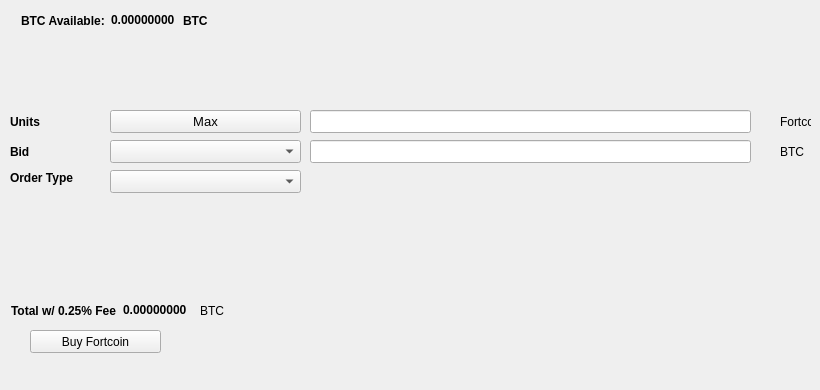
   <widget class="QWidget" name="BuyTab">
    <attribute name="title">
     <string>Buy</string>
    </attribute>
    <widget class="QPushButton" name="BuyFortcoin">
     <property name="geometry">
      <rect>
       <x>30</x>
       <y>330</y>
       <width>131</width>
       <height>23</height>
      </rect>
     </property>
     <property name="text">
      <string>Buy Fortcoin</string>
     </property>
     <property name="icon">
      <iconset resource="../Fortcoin.qrc">
       <normaloff>:/icons/bitcoin</normaloff>:/icons/bitcoin</iconset>
     </property>
    </widget>
    <widget class="QLabel" name="label_3">
     <property name="geometry">
      <rect>
       <x>10</x>
       <y>110</y>
       <width>46</width>
       <height>23</height>
      </rect>
     </property>
     <property name="font">
      <font>
       <weight>75</weight>
       <bold>true</bold>
      </font>
     </property>
     <property name="text">
      <string>Units</string>
     </property>
    </widget>
    <widget class="QLineEdit" name="UnitsInput">
     <property name="geometry">
      <rect>
       <x>310</x>
       <y>110</y>
       <width>441</width>
       <height>23</height>
      </rect>
     </property>
     <property name="font">
      <font>
       <pointsize>9</pointsize>
       <weight>75</weight>
       <bold>true</bold>
      </font>
     </property>
    </widget>
    <widget class="QLineEdit" name="BuyBidPriceEdit">
     <property name="geometry">
      <rect>
       <x>310</x>
       <y>140</y>
       <width>441</width>
       <height>23</height>
      </rect>
     </property>
     <property name="font">
      <font>
       <pointsize>9</pointsize>
       <weight>75</weight>
       <bold>true</bold>
      </font>
     </property>
    </widget>
    <widget class="QLabel" name="label_4">
     <property name="geometry">
      <rect>
       <x>780</x>
       <y>110</y>
       <width>31</width>
       <height>23</height>
      </rect>
     </property>
     <property name="text">
      <string>Fortcoin</string>
     </property>
    </widget>
    <widget class="QLabel" name="label_5">
     <property name="geometry">
      <rect>
       <x>780</x>
       <y>140</y>
       <width>31</width>
       <height>23</height>
      </rect>
     </property>
     <property name="text">
      <string>BTC</string>
     </property>
    </widget>
    <widget class="QLabel" name="label_6">
     <property name="geometry">
      <rect>
       <x>10</x>
       <y>140</y>
       <width>46</width>
       <height>23</height>
      </rect>
     </property>
     <property name="font">
      <font>
       <weight>75</weight>
       <bold>true</bold>
      </font>
     </property>
     <property name="text">
      <string>Bid</string>
     </property>
    </widget>
    <widget class="QLabel" name="label_7">
     <property name="geometry">
      <rect>
       <x>10</x>
       <y>170</y>
       <width>91</width>
       <height>16</height>
      </rect>
     </property>
     <property name="font">
      <font>
       <weight>75</weight>
       <bold>true</bold>
      </font>
     </property>
     <property name="text">
      <string>Order Type</string>
     </property>
    </widget>
    <widget class="QPushButton" name="Buy_Max_Amount">
     <property name="geometry">
      <rect>
       <x>110</x>
       <y>110</y>
       <width>191</width>
       <height>23</height>
      </rect>
     </property>
     <property name="font">
      <font>
       <pointsize>10</pointsize>
      </font>
     </property>
     <property name="text">
      <string>Max</string>
     </property>
    </widget>
    <widget class="QComboBox" name="BuyBidcomboBox">
     <property name="geometry">
      <rect>
       <x>110</x>
       <y>140</y>
       <width>191</width>
       <height>23</height>
      </rect>
     </property>
     <property name="font">
      <font>
       <pointsize>10</pointsize>
      </font>
     </property>
    </widget>
    <widget class="QComboBox" name="buyOrdertypeCombo">
     <property name="geometry">
      <rect>
       <x>110</x>
       <y>170</y>
       <width>191</width>
       <height>23</height>
      </rect>
     </property>
     <property name="font">
      <font>
       <pointsize>10</pointsize>
      </font>
     </property>
    </widget>
    <widget class="QWidget" name="layoutWidget1">
     <property name="geometry">
      <rect>
       <x>21</x>
       <y>11</y>
       <width>227</width>
       <height>19</height>
      </rect>
     </property>
     <layout class="QHBoxLayout" name="horizontalLayout_3">
      <item>
       <widget class="QLabel" name="label232">
        <property name="font">
         <font>
          <weight>75</weight>
          <bold>true</bold>
         </font>
        </property>
        <property name="text">
         <string>BTC Available:</string>
        </property>
       </widget>
      </item>
      <item>
       <widget class="QLabel" name="BtcAvailableLbl">
        <property name="palette">
         <palette>
          <active>
           <colorrole role="WindowText">
            <brush brushstyle="SolidPattern">
             <color alpha="255">
              <red>0</red>
              <green>0</green>
              <blue>0</blue>
             </color>
            </brush>
           </colorrole>
           <colorrole role="Button">
            <brush brushstyle="SolidPattern">
             <color alpha="255">
              <red>0</red>
              <green>170</green>
              <blue>0</blue>
             </color>
            </brush>
           </colorrole>
           <colorrole role="Light">
            <brush brushstyle="SolidPattern">
             <color alpha="255">
              <red>0</red>
              <green>255</green>
              <blue>0</blue>
             </color>
            </brush>
           </colorrole>
           <colorrole role="Midlight">
            <brush brushstyle="SolidPattern">
             <color alpha="255">
              <red>0</red>
              <green>212</green>
              <blue>0</blue>
             </color>
            </brush>
           </colorrole>
           <colorrole role="Dark">
            <brush brushstyle="SolidPattern">
             <color alpha="255">
              <red>0</red>
              <green>85</green>
              <blue>0</blue>
             </color>
            </brush>
           </colorrole>
           <colorrole role="Mid">
            <brush brushstyle="SolidPattern">
             <color alpha="255">
              <red>0</red>
              <green>113</green>
              <blue>0</blue>
             </color>
            </brush>
           </colorrole>
           <colorrole role="Text">
            <brush brushstyle="SolidPattern">
             <color alpha="255">
              <red>0</red>
              <green>170</green>
              <blue>0</blue>
             </color>
            </brush>
           </colorrole>
           <colorrole role="BrightText">
            <brush brushstyle="SolidPattern">
             <color alpha="255">
              <red>255</red>
              <green>255</green>
              <blue>255</blue>
             </color>
            </brush>
           </colorrole>
           <colorrole role="ButtonText">
            <brush brushstyle="SolidPattern">
             <color alpha="255">
              <red>0</red>
              <green>0</green>
              <blue>0</blue>
             </color>
            </brush>
           </colorrole>
           <colorrole role="Base">
            <brush brushstyle="SolidPattern">
             <color alpha="255">
              <red>255</red>
              <green>255</green>
              <blue>255</blue>
             </color>
            </brush>
           </colorrole>
           <colorrole role="Window">
            <brush brushstyle="SolidPattern">
             <color alpha="255">
              <red>0</red>
              <green>170</green>
              <blue>0</blue>
             </color>
            </brush>
           </colorrole>
           <colorrole role="Shadow">
            <brush brushstyle="SolidPattern">
             <color alpha="255">
              <red>0</red>
              <green>0</green>
              <blue>0</blue>
             </color>
            </brush>
           </colorrole>
           <colorrole role="AlternateBase">
            <brush brushstyle="SolidPattern">
             <color alpha="255">
              <red>127</red>
              <green>212</green>
              <blue>127</blue>
             </color>
            </brush>
           </colorrole>
           <colorrole role="ToolTipBase">
            <brush brushstyle="SolidPattern">
             <color alpha="255">
              <red>255</red>
              <green>255</green>
              <blue>220</blue>
             </color>
            </brush>
           </colorrole>
           <colorrole role="ToolTipText">
            <brush brushstyle="SolidPattern">
             <color alpha="255">
              <red>0</red>
              <green>0</green>
              <blue>0</blue>
             </color>
            </brush>
           </colorrole>
          </active>
          <inactive>
           <colorrole role="WindowText">
            <brush brushstyle="SolidPattern">
             <color alpha="255">
              <red>0</red>
              <green>0</green>
              <blue>0</blue>
             </color>
            </brush>
           </colorrole>
           <colorrole role="Button">
            <brush brushstyle="SolidPattern">
             <color alpha="255">
              <red>0</red>
              <green>170</green>
              <blue>0</blue>
             </color>
            </brush>
           </colorrole>
           <colorrole role="Light">
            <brush brushstyle="SolidPattern">
             <color alpha="255">
              <red>0</red>
              <green>255</green>
              <blue>0</blue>
             </color>
            </brush>
           </colorrole>
           <colorrole role="Midlight">
            <brush brushstyle="SolidPattern">
             <color alpha="255">
              <red>0</red>
              <green>212</green>
              <blue>0</blue>
             </color>
            </brush>
           </colorrole>
           <colorrole role="Dark">
            <brush brushstyle="SolidPattern">
             <color alpha="255">
              <red>0</red>
              <green>85</green>
              <blue>0</blue>
             </color>
            </brush>
           </colorrole>
           <colorrole role="Mid">
            <brush brushstyle="SolidPattern">
             <color alpha="255">
              <red>0</red>
              <green>113</green>
              <blue>0</blue>
             </color>
            </brush>
           </colorrole>
           <colorrole role="Text">
            <brush brushstyle="SolidPattern">
             <color alpha="255">
              <red>0</red>
              <green>170</green>
              <blue>0</blue>
             </color>
            </brush>
           </colorrole>
           <colorrole role="BrightText">
            <brush brushstyle="SolidPattern">
             <color alpha="255">
              <red>255</red>
              <green>255</green>
              <blue>255</blue>
             </color>
            </brush>
           </colorrole>
           <colorrole role="ButtonText">
            <brush brushstyle="SolidPattern">
             <color alpha="255">
              <red>0</red>
              <green>0</green>
              <blue>0</blue>
             </color>
            </brush>
           </colorrole>
           <colorrole role="Base">
            <brush brushstyle="SolidPattern">
             <color alpha="255">
              <red>255</red>
              <green>255</green>
              <blue>255</blue>
             </color>
            </brush>
           </colorrole>
           <colorrole role="Window">
            <brush brushstyle="SolidPattern">
             <color alpha="255">
              <red>0</red>
              <green>170</green>
              <blue>0</blue>
             </color>
            </brush>
           </colorrole>
           <colorrole role="Shadow">
            <brush brushstyle="SolidPattern">
             <color alpha="255">
              <red>0</red>
              <green>0</green>
              <blue>0</blue>
             </color>
            </brush>
           </colorrole>
           <colorrole role="AlternateBase">
            <brush brushstyle="SolidPattern">
             <color alpha="255">
              <red>127</red>
              <green>212</green>
              <blue>127</blue>
             </color>
            </brush>
           </colorrole>
           <colorrole role="ToolTipBase">
            <brush brushstyle="SolidPattern">
             <color alpha="255">
              <red>255</red>
              <green>255</green>
              <blue>220</blue>
             </color>
            </brush>
           </colorrole>
           <colorrole role="ToolTipText">
            <brush brushstyle="SolidPattern">
             <color alpha="255">
              <red>0</red>
              <green>0</green>
              <blue>0</blue>
             </color>
            </brush>
           </colorrole>
          </inactive>
          <disabled>
           <colorrole role="WindowText">
            <brush brushstyle="SolidPattern">
             <color alpha="255">
              <red>0</red>
              <green>85</green>
              <blue>0</blue>
             </color>
            </brush>
           </colorrole>
           <colorrole role="Button">
            <brush brushstyle="SolidPattern">
             <color alpha="255">
              <red>0</red>
              <green>170</green>
              <blue>0</blue>
             </color>
            </brush>
           </colorrole>
           <colorrole role="Light">
            <brush brushstyle="SolidPattern">
             <color alpha="255">
              <red>0</red>
              <green>255</green>
              <blue>0</blue>
             </color>
            </brush>
           </colorrole>
           <colorrole role="Midlight">
            <brush brushstyle="SolidPattern">
             <color alpha="255">
              <red>0</red>
              <green>212</green>
              <blue>0</blue>
             </color>
            </brush>
           </colorrole>
           <colorrole role="Dark">
            <brush brushstyle="SolidPattern">
             <color alpha="255">
              <red>0</red>
              <green>85</green>
              <blue>0</blue>
             </color>
            </brush>
           </colorrole>
           <colorrole role="Mid">
            <brush brushstyle="SolidPattern">
             <color alpha="255">
              <red>0</red>
              <green>113</green>
              <blue>0</blue>
             </color>
            </brush>
           </colorrole>
           <colorrole role="Text">
            <brush brushstyle="SolidPattern">
             <color alpha="255">
              <red>0</red>
              <green>85</green>
              <blue>0</blue>
             </color>
            </brush>
           </colorrole>
           <colorrole role="BrightText">
            <brush brushstyle="SolidPattern">
             <color alpha="255">
              <red>255</red>
              <green>255</green>
              <blue>255</blue>
             </color>
            </brush>
           </colorrole>
           <colorrole role="ButtonText">
            <brush brushstyle="SolidPattern">
             <color alpha="255">
              <red>0</red>
              <green>85</green>
              <blue>0</blue>
             </color>
            </brush>
           </colorrole>
           <colorrole role="Base">
            <brush brushstyle="SolidPattern">
             <color alpha="255">
              <red>0</red>
              <green>170</green>
              <blue>0</blue>
             </color>
            </brush>
           </colorrole>
           <colorrole role="Window">
            <brush brushstyle="SolidPattern">
             <color alpha="255">
              <red>0</red>
              <green>170</green>
              <blue>0</blue>
             </color>
            </brush>
           </colorrole>
           <colorrole role="Shadow">
            <brush brushstyle="SolidPattern">
             <color alpha="255">
              <red>0</red>
              <green>0</green>
              <blue>0</blue>
             </color>
            </brush>
           </colorrole>
           <colorrole role="AlternateBase">
            <brush brushstyle="SolidPattern">
             <color alpha="255">
              <red>0</red>
              <green>170</green>
              <blue>0</blue>
             </color>
            </brush>
           </colorrole>
           <colorrole role="ToolTipBase">
            <brush brushstyle="SolidPattern">
             <color alpha="255">
              <red>255</red>
              <green>255</green>
              <blue>220</blue>
             </color>
            </brush>
           </colorrole>
           <colorrole role="ToolTipText">
            <brush brushstyle="SolidPattern">
             <color alpha="255">
              <red>0</red>
              <green>0</green>
              <blue>0</blue>
             </color>
            </brush>
           </colorrole>
          </disabled>
         </palette>
        </property>
        <property name="font">
         <font>
          <weight>75</weight>
          <bold>true</bold>
         </font>
        </property>
        <property name="text">
         <string>0.00000000</string>
        </property>
        <property name="textInteractionFlags">
         <set>Qt::LinksAccessibleByMouse|Qt::TextSelectableByKeyboard|Qt::TextSelectableByMouse</set>
        </property>
       </widget>
      </item>
      <item>
       <widget class="QLabel" name="BtcAvailableLbl_2">
        <property name="font">
         <font>
          <weight>75</weight>
          <bold>true</bold>
         </font>
        </property>
        <property name="text">
         <string>BTC</string>
        </property>
       </widget>
      </item>
     </layout>
    </widget>
    <widget class="QWidget" name="layoutWidge2">
     <property name="geometry">
      <rect>
       <x>11</x>
       <y>301</y>
       <width>259</width>
       <height>19</height>
      </rect>
     </property>
     <layout class="QHBoxLayout" name="horizontalLayout_4">
      <item>
       <widget class="QLabel" name="label_9">
        <property name="font">
         <font>
          <weight>75</weight>
          <bold>true</bold>
         </font>
        </property>
        <property name="text">
         <string>Total w/ 0.25% Fee</string>
        </property>
       </widget>
      </item>
      <item>
       <widget class="QLabel" name="BuyCostLabel">
        <property name="palette">
         <palette>
          <active>
           <colorrole role="WindowText">
            <brush brushstyle="SolidPattern">
             <color alpha="255">
              <red>0</red>
              <green>0</green>
              <blue>0</blue>
             </color>
            </brush>
           </colorrole>
           <colorrole role="Button">
            <brush brushstyle="SolidPattern">
             <color alpha="255">
              <red>0</red>
              <green>170</green>
              <blue>0</blue>
             </color>
            </brush>
           </colorrole>
           <colorrole role="Light">
            <brush brushstyle="SolidPattern">
             <color alpha="255">
              <red>0</red>
              <green>255</green>
              <blue>0</blue>
             </color>
            </brush>
           </colorrole>
           <colorrole role="Midlight">
            <brush brushstyle="SolidPattern">
             <color alpha="255">
              <red>0</red>
              <green>212</green>
              <blue>0</blue>
             </color>
            </brush>
           </colorrole>
           <colorrole role="Dark">
            <brush brushstyle="SolidPattern">
             <color alpha="255">
              <red>0</red>
              <green>85</green>
              <blue>0</blue>
             </color>
            </brush>
           </colorrole>
           <colorrole role="Mid">
            <brush brushstyle="SolidPattern">
             <color alpha="255">
              <red>0</red>
              <green>113</green>
              <blue>0</blue>
             </color>
            </brush>
           </colorrole>
           <colorrole role="Text">
            <brush brushstyle="SolidPattern">
             <color alpha="255">
              <red>0</red>
              <green>170</green>
              <blue>0</blue>
             </color>
            </brush>
           </colorrole>
           <colorrole role="BrightText">
            <brush brushstyle="SolidPattern">
             <color alpha="255">
              <red>255</red>
              <green>255</green>
              <blue>255</blue>
             </color>
            </brush>
           </colorrole>
           <colorrole role="ButtonText">
            <brush brushstyle="SolidPattern">
             <color alpha="255">
              <red>0</red>
              <green>0</green>
              <blue>0</blue>
             </color>
            </brush>
           </colorrole>
           <colorrole role="Base">
            <brush brushstyle="SolidPattern">
             <color alpha="255">
              <red>255</red>
              <green>255</green>
              <blue>255</blue>
             </color>
            </brush>
           </colorrole>
           <colorrole role="Window">
            <brush brushstyle="SolidPattern">
             <color alpha="255">
              <red>0</red>
              <green>170</green>
              <blue>0</blue>
             </color>
            </brush>
           </colorrole>
           <colorrole role="Shadow">
            <brush brushstyle="SolidPattern">
             <color alpha="255">
              <red>0</red>
              <green>0</green>
              <blue>0</blue>
             </color>
            </brush>
           </colorrole>
           <colorrole role="AlternateBase">
            <brush brushstyle="SolidPattern">
             <color alpha="255">
              <red>127</red>
              <green>212</green>
              <blue>127</blue>
             </color>
            </brush>
           </colorrole>
           <colorrole role="ToolTipBase">
            <brush brushstyle="SolidPattern">
             <color alpha="255">
              <red>255</red>
              <green>255</green>
              <blue>220</blue>
             </color>
            </brush>
           </colorrole>
           <colorrole role="ToolTipText">
            <brush brushstyle="SolidPattern">
             <color alpha="255">
              <red>0</red>
              <green>0</green>
              <blue>0</blue>
             </color>
            </brush>
           </colorrole>
          </active>
          <inactive>
           <colorrole role="WindowText">
            <brush brushstyle="SolidPattern">
             <color alpha="255">
              <red>0</red>
              <green>0</green>
              <blue>0</blue>
             </color>
            </brush>
           </colorrole>
           <colorrole role="Button">
            <brush brushstyle="SolidPattern">
             <color alpha="255">
              <red>0</red>
              <green>170</green>
              <blue>0</blue>
             </color>
            </brush>
           </colorrole>
           <colorrole role="Light">
            <brush brushstyle="SolidPattern">
             <color alpha="255">
              <red>0</red>
              <green>255</green>
              <blue>0</blue>
             </color>
            </brush>
           </colorrole>
           <colorrole role="Midlight">
            <brush brushstyle="SolidPattern">
             <color alpha="255">
              <red>0</red>
              <green>212</green>
              <blue>0</blue>
             </color>
            </brush>
           </colorrole>
           <colorrole role="Dark">
            <brush brushstyle="SolidPattern">
             <color alpha="255">
              <red>0</red>
              <green>85</green>
              <blue>0</blue>
             </color>
            </brush>
           </colorrole>
           <colorrole role="Mid">
            <brush brushstyle="SolidPattern">
             <color alpha="255">
              <red>0</red>
              <green>113</green>
              <blue>0</blue>
             </color>
            </brush>
           </colorrole>
           <colorrole role="Text">
            <brush brushstyle="SolidPattern">
             <color alpha="255">
              <red>0</red>
              <green>170</green>
              <blue>0</blue>
             </color>
            </brush>
           </colorrole>
           <colorrole role="BrightText">
            <brush brushstyle="SolidPattern">
             <color alpha="255">
              <red>255</red>
              <green>255</green>
              <blue>255</blue>
             </color>
            </brush>
           </colorrole>
           <colorrole role="ButtonText">
            <brush brushstyle="SolidPattern">
             <color alpha="255">
              <red>0</red>
              <green>0</green>
              <blue>0</blue>
             </color>
            </brush>
           </colorrole>
           <colorrole role="Base">
            <brush brushstyle="SolidPattern">
             <color alpha="255">
              <red>255</red>
              <green>255</green>
              <blue>255</blue>
             </color>
            </brush>
           </colorrole>
           <colorrole role="Window">
            <brush brushstyle="SolidPattern">
             <color alpha="255">
              <red>0</red>
              <green>170</green>
              <blue>0</blue>
             </color>
            </brush>
           </colorrole>
           <colorrole role="Shadow">
            <brush brushstyle="SolidPattern">
             <color alpha="255">
              <red>0</red>
              <green>0</green>
              <blue>0</blue>
             </color>
            </brush>
           </colorrole>
           <colorrole role="AlternateBase">
            <brush brushstyle="SolidPattern">
             <color alpha="255">
              <red>127</red>
              <green>212</green>
              <blue>127</blue>
             </color>
            </brush>
           </colorrole>
           <colorrole role="ToolTipBase">
            <brush brushstyle="SolidPattern">
             <color alpha="255">
              <red>255</red>
              <green>255</green>
              <blue>220</blue>
             </color>
            </brush>
           </colorrole>
           <colorrole role="ToolTipText">
            <brush brushstyle="SolidPattern">
             <color alpha="255">
              <red>0</red>
              <green>0</green>
              <blue>0</blue>
             </color>
            </brush>
           </colorrole>
          </inactive>
          <disabled>
           <colorrole role="WindowText">
            <brush brushstyle="SolidPattern">
             <color alpha="255">
              <red>0</red>
              <green>85</green>
              <blue>0</blue>
             </color>
            </brush>
           </colorrole>
           <colorrole role="Button">
            <brush brushstyle="SolidPattern">
             <color alpha="255">
              <red>0</red>
              <green>170</green>
              <blue>0</blue>
             </color>
            </brush>
           </colorrole>
           <colorrole role="Light">
            <brush brushstyle="SolidPattern">
             <color alpha="255">
              <red>0</red>
              <green>255</green>
              <blue>0</blue>
             </color>
            </brush>
           </colorrole>
           <colorrole role="Midlight">
            <brush brushstyle="SolidPattern">
             <color alpha="255">
              <red>0</red>
              <green>212</green>
              <blue>0</blue>
             </color>
            </brush>
           </colorrole>
           <colorrole role="Dark">
            <brush brushstyle="SolidPattern">
             <color alpha="255">
              <red>0</red>
              <green>85</green>
              <blue>0</blue>
             </color>
            </brush>
           </colorrole>
           <colorrole role="Mid">
            <brush brushstyle="SolidPattern">
             <color alpha="255">
              <red>0</red>
              <green>113</green>
              <blue>0</blue>
             </color>
            </brush>
           </colorrole>
           <colorrole role="Text">
            <brush brushstyle="SolidPattern">
             <color alpha="255">
              <red>0</red>
              <green>85</green>
              <blue>0</blue>
             </color>
            </brush>
           </colorrole>
           <colorrole role="BrightText">
            <brush brushstyle="SolidPattern">
             <color alpha="255">
              <red>255</red>
              <green>255</green>
              <blue>255</blue>
             </color>
            </brush>
           </colorrole>
           <colorrole role="ButtonText">
            <brush brushstyle="SolidPattern">
             <color alpha="255">
              <red>0</red>
              <green>85</green>
              <blue>0</blue>
             </color>
            </brush>
           </colorrole>
           <colorrole role="Base">
            <brush brushstyle="SolidPattern">
             <color alpha="255">
              <red>0</red>
              <green>170</green>
              <blue>0</blue>
             </color>
            </brush>
           </colorrole>
           <colorrole role="Window">
            <brush brushstyle="SolidPattern">
             <color alpha="255">
              <red>0</red>
              <green>170</green>
              <blue>0</blue>
             </color>
            </brush>
           </colorrole>
           <colorrole role="Shadow">
            <brush brushstyle="SolidPattern">
             <color alpha="255">
              <red>0</red>
              <green>0</green>
              <blue>0</blue>
             </color>
            </brush>
           </colorrole>
           <colorrole role="AlternateBase">
            <brush brushstyle="SolidPattern">
             <color alpha="255">
              <red>0</red>
              <green>170</green>
              <blue>0</blue>
             </color>
            </brush>
           </colorrole>
           <colorrole role="ToolTipBase">
            <brush brushstyle="SolidPattern">
             <color alpha="255">
              <red>255</red>
              <green>255</green>
              <blue>220</blue>
             </color>
            </brush>
           </colorrole>
           <colorrole role="ToolTipText">
            <brush brushstyle="SolidPattern">
             <color alpha="255">
              <red>0</red>
              <green>0</green>
              <blue>0</blue>
             </color>
            </brush>
           </colorrole>
          </disabled>
         </palette>
        </property>
        <property name="font">
         <font>
          <weight>75</weight>
          <bold>true</bold>
         </font>
        </property>
        <property name="autoFillBackground">
         <bool>false</bool>
        </property>
        <property name="text">
         <string>0.00000000</string>
        </property>
        <property name="textInteractionFlags">
         <set>Qt::LinksAccessibleByMouse|Qt::TextSelectableByMouse</set>
        </property>
       </widget>
      </item>
      <item>
       <widget class="QLabel" name="label_10">
        <property name="font">
         <font>
          <weight>50</weight>
          <bold>false</bold>
         </font>
        </property>
        <property name="text">
         <string>BTC</string>
        </property>
       </widget>
      </item>
     </layout>
    </widget>
    <widget class="QLabel" name="label_24">
     <property name="geometry">
      <rect>
       <x>460</x>
       <y>300</y>
       <width>281</width>
       <height>81</height>
      </rect>
     </property>
     <property name="text">
      <string/>
     </property>
     <property name="pixmap">
      <pixmap>:/images/bittrex</pixmap>
     </property>
    </widget>
   </widget>
